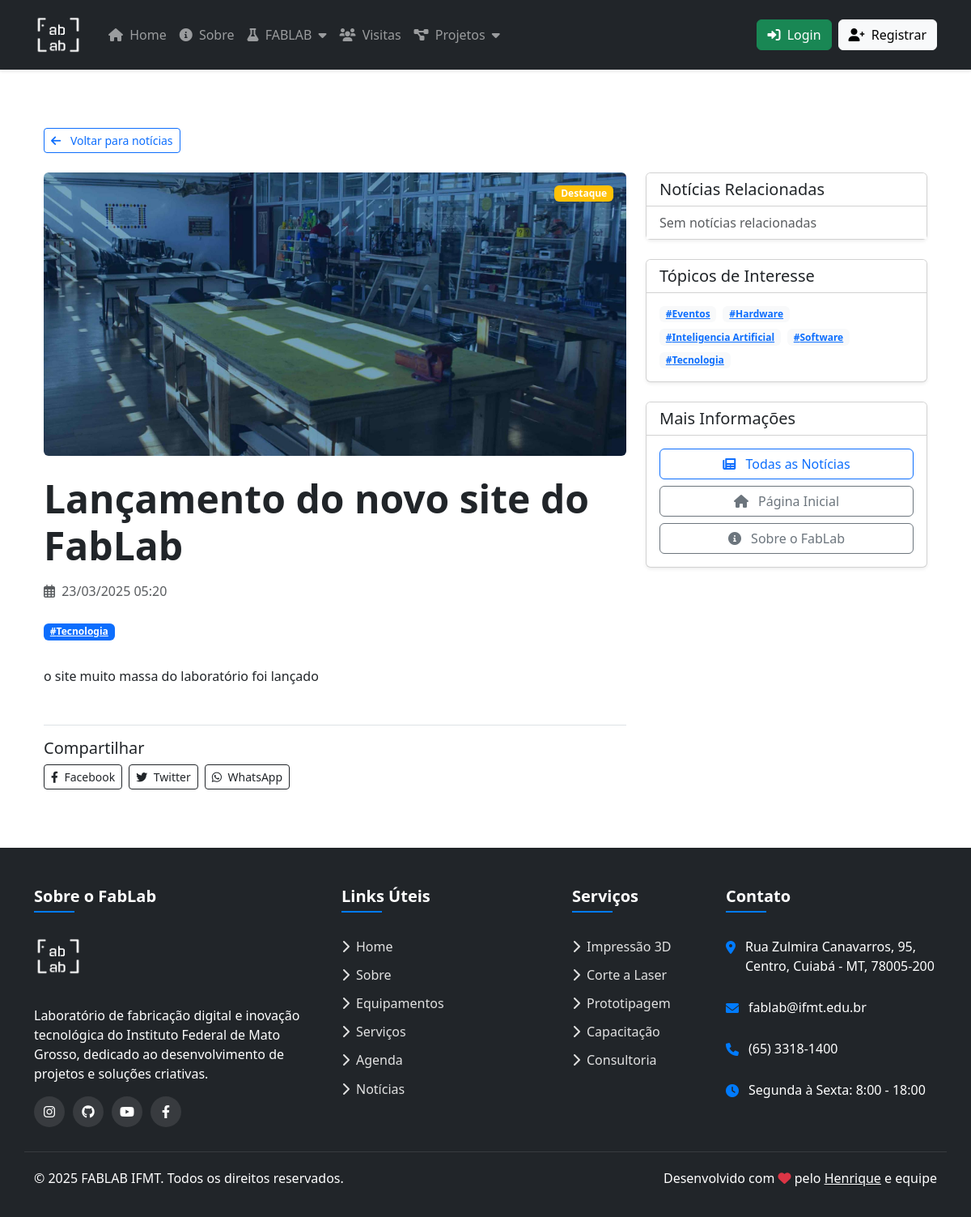
The app's page /options/noticias/lancamento-do-novo-site-do-fablab/ with its own data.
### options/models.py (models this page shows, shortened)
class Noticia(models.Model):
    titulo = models.CharField(max_length=200)
    slug = models.SlugField(max_length=200, unique=True, help_text="URL amigável baseada no título")
    resumo = models.TextField(help_text="Resumo curto da notícia (exibido na listagem)")
    conteudo = models.TextField(help_text="Conteúdo completo da notícia")
    imagem = models.ImageField(upload_to='noticias/', help_text="Imagem principal da notícia")
    data_publicacao = models.DateTimeField(auto_now_add=True)
    data_atualizacao = models.DateTimeField(auto_now=True)
    autor = models.ForeignKey(settings.AUTH_USER_MODEL, on_delete=models.SET_NULL, null=True, blank=True, related_name='noticias')
    hashtags = models.ManyToManyField(Hashtag, blank=True, related_name='noticias')
    publicado = models.BooleanField(default=True, help_text="Se marcado, a notícia será visível no site")
    mostrar_na_home = models.BooleanField(default=False, help_text="Se marcado, a notícia será exibida na página inicial")
    destaque = models.BooleanField(default=False, help_text="Se marcado, receberá destaque visual")
    class Meta:
        ordering = ['-data_publicacao']
        verbose_name = 'Notícia'
        verbose_name_plural = 'Notícias'

class Hashtag(models.Model):
    nome = models.CharField(max_length=50, unique=True)
    slug = models.SlugField(max_length=50, unique=True)
    class Meta:
        ordering = ['nome']
        verbose_name = 'Hashtag'
        verbose_name_plural = 'Hashtags'

### options/views.py (the view)
# urls.py: path('noticias/<slug:slug>/', views.noticia_detalhe, name='noticia_detalhe'),
def noticia_detalhe(request, slug):
    noticia = get_object_or_404(Noticia, slug=slug, publicado=True)
    if noticia.hashtags.exists():
        tags = noticia.hashtags.all()
        noticias_relacionadas = Noticia.objects.filter(
            publicado=True,
            hashtags__in=tags
        ).exclude(id=noticia.id).distinct()[:3]
    else:
        noticias_relacionadas = Noticia.objects.filter(
            publicado=True
        ).exclude(id=noticia.id)[:3]
    todas_hashtags = Hashtag.objects.all()[:15]  # Limita a 15 tags para não sobrecarregar
    return render(request, 'noticia_detalhe.html', {
        'noticia': noticia,
        'noticias_relacionadas': noticias_relacionadas,
        'hashtags': todas_hashtags,
    })

### logs/context_processors.py (called while the page is built)
def pending_events_count(request):
    context = {'global_pending_count': 0}
    if request.user.is_authenticated and request.user.is_staff:
        context['global_pending_count'] = Event.objects.filter(approved=False).count()
    return context

### users/context_processors.py (called while the page is built)
def registration_requests_count(request):
    pending_count = 0
    if request.user.is_authenticated and request.user.is_superuser:
        pending_count = RegistrationRequest.objects.filter(status='pending').count()
    return {
        'registration_pending_count': pending_count
    }

### options/templates/noticia_detalhe.html (shortened to what this page needs)
{% extends 'layout.html' %}
{% load static %}
{% block content %}
<div class="container py-5">
  <div class="mb-4">
    <a href="{% url 'options:noticias' %}" class="btn btn-sm btn-outline-primary">
      <i class="fas fa-arrow-left me-2"></i> Voltar para notícias
    </a>
  </div>
  <div class="row">
    <div class="col-lg-8">
      <article class="blog-post">
        <div class="position-relative mb-4">
          <img src="{{ noticia.imagem.url }}" alt="{{ noticia.titulo }}" class="img-fluid rounded news-main-image">
          {% if noticia.destaque %}
            <span class="position-absolute top-0 end-0 badge bg-warning m-3">Destaque</span>
          {% endif %}
        </div>
        <h1 class="display-5 fw-bold mb-3">{{ noticia.titulo }}</h1>
        <div class="mb-4 text-muted d-flex flex-wrap">
          <div class="me-3">
            <i class="far fa-calendar-alt me-1"></i>
            {{ noticia.data_publicacao|date:"d/m/Y H:i" }}
          </div>
        </div>
        {% if noticia.hashtags.all %}
        <div class="mb-4">
          {% for tag in noticia.hashtags.all %}
            <a href="{% url 'options:noticias_por_tag' tag.slug %}" class="badge bg-primary text-white me-1 mb-2">
              #{{ tag.nome }}
            </a>
          {% endfor %}
        </div>
        {% endif %}
        <div class="noticia-conteudo mb-5">
          {{ noticia.conteudo|safe }}
        </div>
        <div class="mt-5 pt-3 border-top">
          <h5>Compartilhar</h5>
          <div class="d-flex gap-2 flex-wrap">
            <a href="https://www.facebook.com/sharer/sharer.php?u={{ request.build_absolute_uri }}" target="_blank" class="btn btn-sm btn-outline-dark">
              <i class="fab fa-facebook-f me-1"></i> Facebook
            </a>
            <a href="https://twitter.com/intent/tweet?url={{ request.build_absolute_uri }}&text={{ noticia.titulo }}" target="_blank" class="btn btn-sm btn-outline-dark">
              <i class="fab fa-twitter me-1"></i> Twitter
            </a>
            <a href="https://api.whatsapp.com/send?text={{ noticia.titulo }}%20-%20{{ request.build_absolute_uri }}" target="_blank" class="btn btn-sm btn-outline-dark">
              <i class="fab fa-whatsapp me-1"></i> WhatsApp
            </a>
          </div>
        </div>
      </article>
    </div>
    <div class="col-lg-4 mt-5 mt-lg-0">
      <div class="sticky-lg-top" style="top: 100px;">
        <div class="card shadow-sm mb-4">
          <div class="card-header bg-white">
            <h5 class="mb-0">Notícias Relacionadas</h5>
          </div>
          <div class="card-body p-0">
            <ul class="list-group list-group-flush">
              {% for noticia_rel in noticias_relacionadas %}
                <li class="list-group-item">
                  <a href="{{ noticia_rel.get_absolute_url }}" class="text-decoration-none">
                    <div class="row g-0">
                      <div class="col-3">
                        <img src="{{ noticia_rel.imagem.url }}" class="img-fluid rounded" alt="{{ noticia_rel.titulo }}">
                      </div>
                      <div class="col-9 ps-3">
                        <h6 class="mb-0">{{ noticia_rel.titulo|truncatechars:50 }}</h6>
                        <small class="text-muted">{{ noticia_rel.data_publicacao|date:"d/m/Y" }}</small>
                      </div>
                    </div>
                  </a>
                </li>
              {% empty %}
                <li class="list-group-item text-muted">Sem notícias relacionadas</li>
              {% endfor %}
            </ul>
          </div>
        </div>
        {% if hashtags %}
        <div class="card shadow-sm mb-4">
          <div class="card-header bg-white">
            <h5 class="mb-0">Tópicos de Interesse</h5>
          </div>
          <div class="card-body">
            <div class="d-flex flex-wrap gap-2">
              {% for tag in hashtags %}
                <a href="{% url 'options:noticias_por_tag' tag.slug %}" class="badge bg-light text-primary">
                  #{{ tag.nome }}
                </a>
              {% endfor %}
            </div>
          </div>
        </div>
        {% endif %}
        <div class="card shadow-sm">
          <div class="card-header bg-white">
            <h5 class="mb-0">Mais Informações</h5>
          </div>
          <div class="card-body">
            <div class="d-grid gap-2">
              <a href="{% url 'options:noticias' %}" class="btn btn-outline-primary">
                <i class="fas fa-newspaper me-2"></i> Todas as Notícias
              </a>
              <a href="{% url 'home' %}" class="btn btn-outline-secondary">
                <i class="fas fa-home me-2"></i> Página Inicial
              </a>
              <a href="{% url 'about' %}" class="btn btn-outline-secondary">
                <i class="fas fa-info-circle me-2"></i> Sobre o FabLab
              </a>
            </div>
          </div>
        </div>
      </div>
    </div>
  </div>
</div>
{% endblock %}

### static/style.css (style rules this page uses)
html, body { height: 100%; margin: 0; }
body { display: flex; flex-direction: column; }

### templates/layout.html (style rules this page uses)
:root { --primary-color: #007bff; --secondary-color: #6c757d; --accent-color: #28a745; --danger-color: #dc3545; }
body { display: flex; flex-direction: column; min-height: 100vh; }

### records on screen
Noticia: imagem (picture), titulo "Lançamento do novo site do FabLab", data_publicacao "23/03/2025 05:20", conteudo "o site muito massa do laboratório foi lançado"
Hashtag: nome "Tecnologia"
Hashtag: nome "Eventos"
Hashtag: nome "Hardware"
Hashtag: nome "Inteligencia Artificial"
Hashtag: nome "Software"
